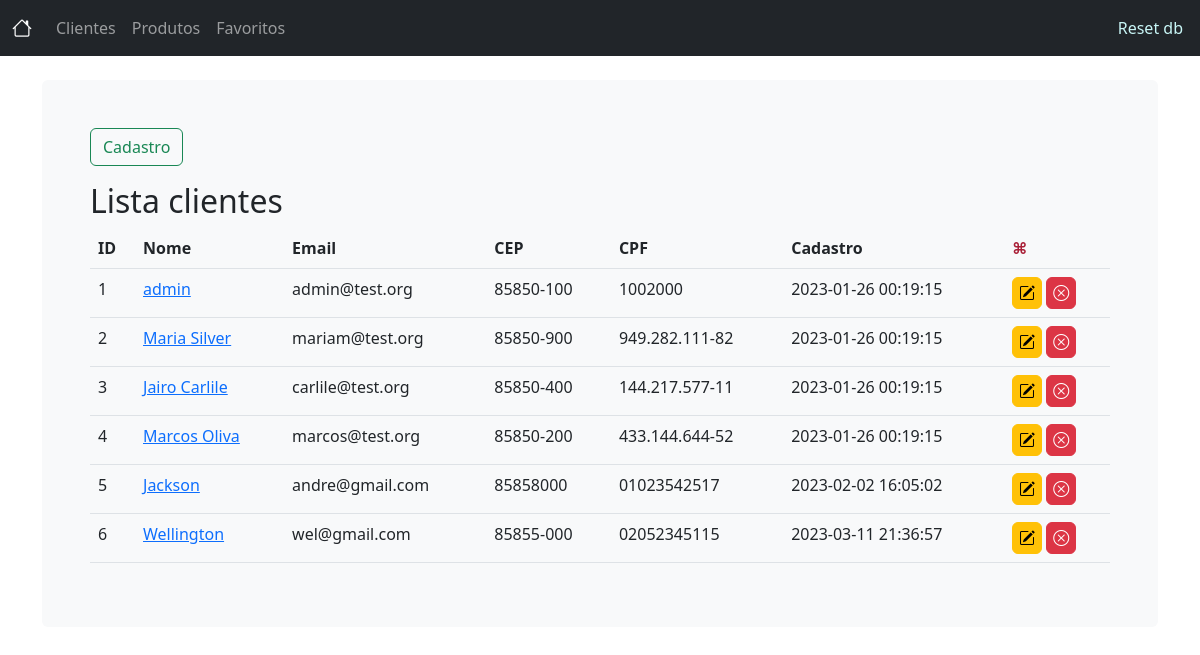
/cliente/index, run on the app's committed database.
### tables this page shows
CREATE TABLE cliente(
    -- chave primaria --
    id integer PRIMARY KEY AUTOINCREMENT NOT NULL,
    nome varchar(80) NOT NULL,
    cpf varchar(20),
    cep varchar(20),
    email varchar(80) NOT NULL,
    data_cadastro TIMESTAMP NOT NULL DEFAULT CURRENT_TIMESTAMP
);

### app.py (the view)
@app.route("/cliente/index", methods=["GET"])
def cliente_index():
    dc = ClienteDao()
    clientes = dc.find_all()
    return render_template("cliente_list.html", clientes=clientes)

### dao.py (called while the page is built)
    def find_all(self):
        conn = Database.get_connection()
        res = conn.execute("""
        SELECT id, nome, cpf, cep, email, data_cadastro FROM cliente
        """
        )
        results = res.fetchall()
        results = [
            {
                "id": cliente[0],
                "nome": cliente[1],
                "cpf": cliente[2],
                "cep": cliente[3],
                "email": cliente[4],
                "data_cadastro": cliente[5],
            } for cliente in results]
        conn.close()
        return results

### database.py (called while the page is built)
    @staticmethod
    def get_connection():
        conn = sqlite3.connect('banco.db')
        return conn

### templates/cliente_list.html
{% extends "layout.html" %}
{% block content %}
<main>
    <ul class="page-nav">
        <li>
            <a class="btn btn-outline-success"
               href="{{ url_for('cliente_new') }}">Cadastro</a>
        </li>
    </ul>
    <h2>Lista clientes</h2>
    <table class="table table-hover">
        <thead>
            <tr>
                <th>ID</th>
                <th>Nome</th>
                <th>Email</th>
                <th>CEP</th>
                <th>CPF</th>
                <th>Cadastro</th>
                <th class="actions">⌘</th>
            </tr>
        </thead>
        <tbody>
            {% for cliente in clientes %}
            <tr>
                <td>{{cliente.id}}</td>
                <td>
                    <a title="editar"
                    href="{{ url_for('cliente_edit', id=cliente.id ) }}">
                        {{cliente.nome}}
                    </a>
                </td>
                <td>{{cliente.email}}</td>
                <td>{{cliente.cep}}</td>
                <td>{{cliente.cpf}}</td>
                <td>{{cliente.data_cadastro}}</td>
                <td class="actions">
                    <a title="editar" class="btn btn-warning" href="{{ url_for('cliente_edit', id=cliente.id ) }}">
                        <i class="bi bi-pencil-square"></i>
                    </a>
                    <a title="deletar" class="btn btn-danger"
                    href="{{ url_for('cliente_delete', id=cliente.id) }}">
                        <i class="bi bi-x-circle"></i>
                    </a>
                </td>
            </tr>
            {% endfor %}
        </tbody>
    </table>
</main>
{% endblock %}

### templates/layout.html (shortened to what this page needs)
<!doctype html>
<html lang="pt-br">
<head>
  <link href="https://cdn.jsdelivr.net/npm/bootstrap@5.2.2/dist/css/bootstrap.min.css" rel="stylesheet">
  <link rel="stylesheet" href="https://cdn.jsdelivr.net/npm/bootstrap-icons@1.10.2/font/bootstrap-icons.css">
  <link rel="stylesheet" type="text/css" href="{{ url_for('static', filename='style.css') }}" />
</head>
<body>
<nav class="navbar navbar-expand-md navbar-dark bg-dark mb-4">
    <div class="container-fluid">
      <a title="index" class="navbar-brand" href="{{ url_for('index') }}">
        <i class="bi bi-house"></i>
      </a>
      <div class="collapse navbar-collapse" id="navbarCollapse">
        <ul class="navbar-nav me-auto mb-2 mb-md-0">
          <li class="nav-item">
            <a class="nav-link" href="{{ url_for('cliente_index') }}">Clientes</a>
          </li>
          <li class="nav-item">
            <a class="nav-link" href="{{ url_for('produto_index') }}">Produtos</a>
          </li>
          <li class="nav-item">
            <a class="nav-link" href="{{ url_for('favorito_index') }}">Favoritos</a>
          </li>
        </ul>
        <a class="nav-link" style="color:rgb(200, 246, 246);padding: 0px 5px;" href="{{ url_for('reset_db') }}">Reset db</a>
      </div>
    </div>
  </nav>
  <main class="container">
    <div class="bg-light p-5 rounded">
    {% block content %}
    {% endblock %}
    </div>
  </main>
</body>
</html>

### static/style.css (style rules this page uses)
:root { --item-color: rgb(2, 2, 123); --action-color: rgb(169, 32, 55); }
th.actions { color: var(--action-color); }
td.actions > * { padding: 3px 6px; }
.page-nav { display: flex; gap: 10px; padding: 0; }
.page-nav li { list-style: none; }

### data on the page
cliente: id "1", nome "admin", email "admin@test.org", cep "85850-100", cpf "1002000", data_cadastro "2023-01-26 00:19:15"
cliente: id "2", nome "Maria Silver", email "mariam@test.org", cep "85850-900", cpf "949.282.111-82", data_cadastro "2023-01-26 00:19:15"
cliente: id "3", nome "Jairo Carlile", email "carlile@test.org", cep "85850-400", cpf "144.217.577-11", data_cadastro "2023-01-26 00:19:15"
cliente: id "4", nome "Marcos Oliva", email "marcos@test.org", cep "85850-200", cpf "433.144.644-52", data_cadastro "2023-01-26 00:19:15"
cliente: id "5", nome "Jackson", email "andre@gmail.com", cep "85858000", cpf "01023542517", data_cadastro "2023-02-02 16:05:02"
cliente: id "6", nome "Wellington", email "wel@gmail.com", cep "85855-000", cpf "02052345115", data_cadastro "2023-03-11 21:36:57"
